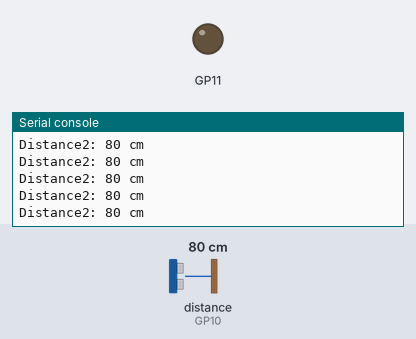
Bench run of a program on a simulated Raspberry Pi Pico running MicroPython. On the bench: output pins drawn as LEDs (lit = HIGH), the last lines printed to the serial console. Inputs (shaded band) come from the test bench; at power-on: distance to the obstacle (sensor on GP10) 80 cm. The echo pulse lasts 58.3 µs per cm; pins used as bus, display or sensor lines are not drawn.

Above: at 1.2 s.
1.3 s: distance to the obstacle (sensor on GP10) set to 2 cm
At 1.37 s:
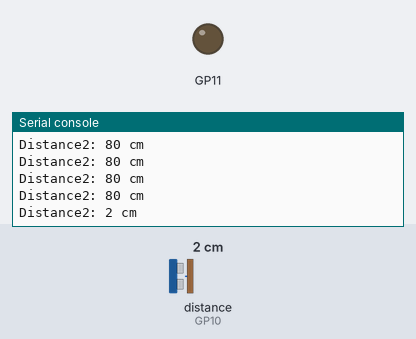
2.8 s: distance to the obstacle (sensor on GP10) set to 4 cm
At 2.89 s:
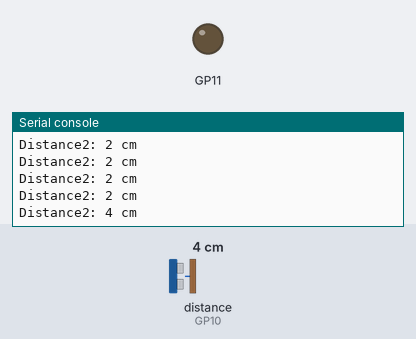
Timing chart, 0 to 5.8 s (numbered marks = the images above; inputs shaded):
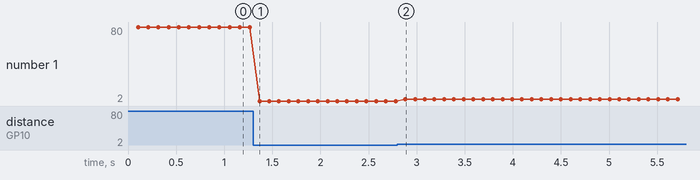

Measured:
- after the input at 1.3 s, the serial console: prints a new line after 0.07 s (image 1)
- after the input at 2.8 s, the serial console: prints a new line after 0.08 s (image 2)
- plotted number 1: 2 → 4 after the input at 2.8 s

The program:

jsn_yeni.py
```python
###jsn
from machine import Pin
import time

def distance1(trig,echo,sira):
          trig = Pin(trig, Pin.OUT)
          echo = Pin(echo, Pin.IN, Pin.PULL_DOWN)
          trig.value(0)
          time.sleep(0.1)
          trig.value(1)
          time.sleep_us(2)
          trig.value(0)
          while echo.value()==0:
               pulse_start = time.ticks_us()
          while echo.value()==1:
               pulse_end = time.ticks_us()
          pulse_duration = pulse_end - pulse_start
          distance = pulse_duration * 17165 / 1000000
          distance = round(distance, 0)
          return print ('Distance{}:'.format(sira),"{:.0f}".format(distance),'cm')
while True:
    distance1(11,10,2)
    #distance1(13,14,1)
    
```
